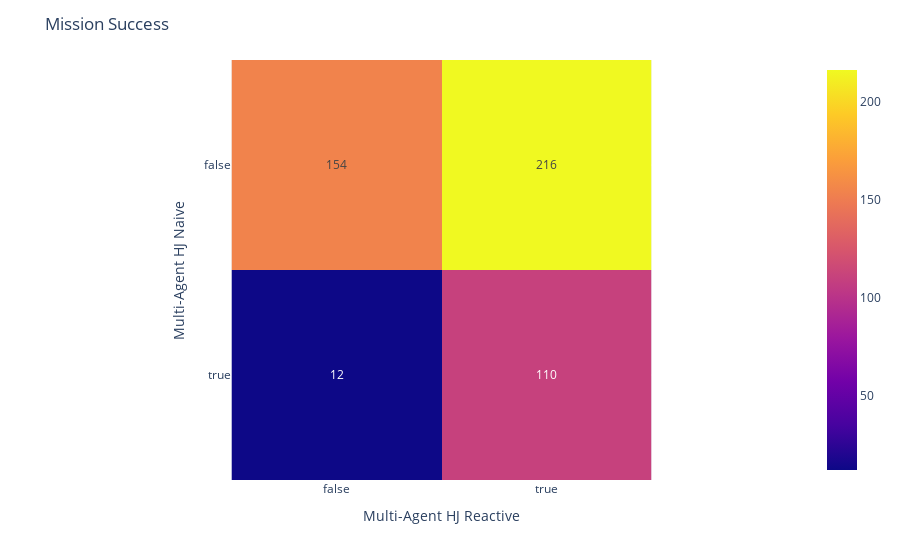

Notebook code cell kept with this figure:
### Markdown cell above
+  Missions success counts

### Code cell
fig_react_success  = plot_confusion_matrix(metrics_hj_naive["Mission_success"]==1, 
                        metrics_hj_reactive["Mission_success"]==1, 'Multi-Agent HJ Naive', 
                        'Multi-Agent HJ Reactive', title_name="Mission Success")

### Figure 1 — Plotly figure (JSON) as saved in the notebook; plotly's stock layout.template omitted (floating-point values rounded to 4 significant figures)
{"data": [{"coloraxis": "coloraxis", "hovertemplate": "Multi-Agent HJ Reactive: %{x}<br>Multi-Agent HJ Naive: %{y}<br>color: %{z}<extra></extra>", "name": "0", "texttemplate": "%{z}", "type": "heatmap", "x": [false, true], "xaxis": "x", "y": [false, true], "yaxis": "y", "z": [[154, 216], [12, 110]]}], "layout": {"coloraxis": {"colorscale": [[0, "#0d0887"], [0.1111, "#46039f"], [0.2222, "#7201a8"], [0.3333, "#9c179e"], [0.4444, "#bd3786"], [0.5556, "#d8576b"], [0.6667, "#ed7953"], [0.7778, "#fb9f3a"], [0.8889, "#fdca26"], [1, "#f0f921"]]}, "margin": {"t": 60}, "title": {"text": "Mission Success"}, "xaxis": {"anchor": "y", "constrain": "domain", "domain": [0, 1], "scaleanchor": "y", "title": {"text": "Multi-Agent HJ Reactive"}}, "yaxis": {"anchor": "x", "autorange": "reversed", "constrain": "domain", "domain": [0, 1], "title": {"text": "Multi-Agent HJ Naive"}}}}
